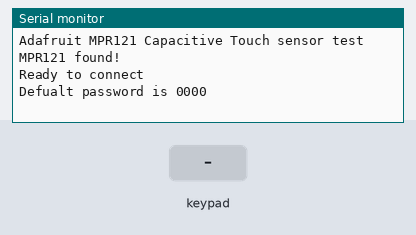
Recording of a sketch running on a simulated Arduino Leonardo, built with avr-gcc and run on an emulated ATmega32U4. On the bench: the last lines printed to the serial monitor. Inputs (shaded band) come from the test bench.

Above: at 1.2 s.
1.3 s: key '0' pressed
At 2.6 s:
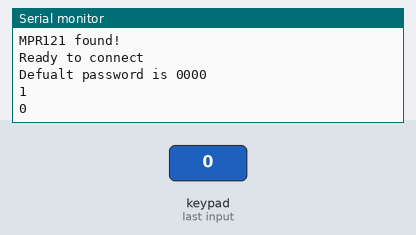
2.9 s: keypad keys 1 2 3 4 pressed 0.4 s apart
At 5.0 s:
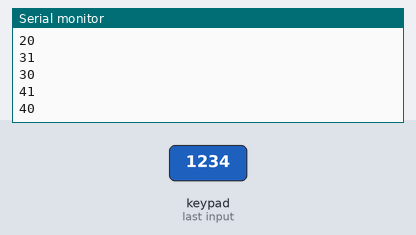
6.0 s: key '5' pressed
At 6.5 s:
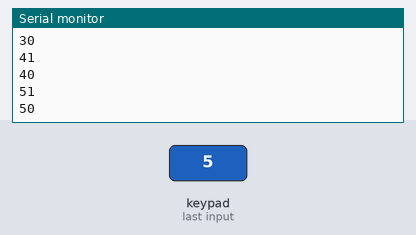
7.5 s: keypad keys 1 2 3 4 A pressed 0.4 s apart
At 10.1 s:
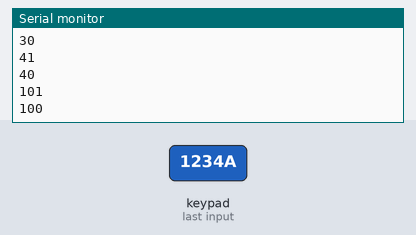
Timing chart, 0 to 11.6 s (numbered marks = the images above; inputs shaded):
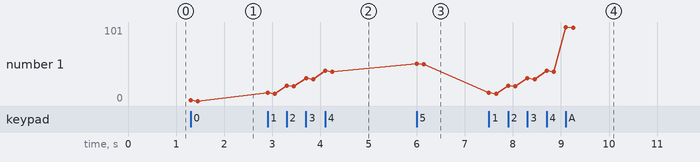

Measured:
- after the input at 1.3 s, the serial monitor: prints a new line at once (image 1)
- after the input at 2.9 s, the serial monitor: prints a new line at once (image 2)
- after the input at 6.0 s, the serial monitor: prints a new line at once (image 3)
- after the input at 7.5 s, the serial monitor: prints a new line at once (image 4)
- plotted number 1: 0 → 40 after the input at 2.9 s, 40 → 50 after the input at 6.0 s, 50 → 100 after the input at 7.5 s

The sketch:

testcar.ino
```cpp
#include <Wire.h>
#include "Adafruit_MPR121.h"
#include <SoftwareSerial.h>

#ifndef _BV
#define _BV(bit) (1 << (bit))
#endif

// You can have up to 4 on one i2c bus but one is enough for testing!
Adafruit_MPR121 cap = Adafruit_MPR121();

// Keeps track of the last pins touched
// so we know when buttons are 'released'
uint16_t lasttouched = 0;
uint16_t currtouched = 0;

SoftwareSerial ble(10, 11); // RX, TX

int flag = 0;

void setup() {
  Serial.begin(9600);
  ble.begin(38400);

  while (!Serial) { // needed to keep leonardo/micro from starting too fast!
    delay(10);
  }

  Serial.println("Adafruit MPR121 Capacitive Touch sensor test");

  // Default address is 0x5A, if tied to 3.3V its 0x5B
  // If tied to SDA its 0x5C and if SCL then 0x5D
  if (!cap.begin(0x5A)) {
    Serial.println("MPR121 not found, check wiring?");
    while (1);
  }
  Serial.println("MPR121 found!");

  Serial.println("Ready to connect\nDefualt password is 0000");
}

void loop() {
  // Get the currently touched pads
  currtouched = cap.touched();

  for (uint8_t i=0; i<12; i++) {
    // it if *is* touched and *wasnt* touched before, alert!
    if ((currtouched & _BV(i)) && !(lasttouched & _BV(i)) ) {
      ble.write(i*10+1);
      Serial.println(i*10+1);
      delay(50);
      // Serial.print(i); Serial.println(" touched");
    }
    // if it *was* touched and now *isnt*, alert!
    if (!(currtouched & _BV(i)) && (lasttouched & _BV(i)) ) {
      ble.write(i*10+0);
      Serial.println(i*10+0);
      delay(50);
      // Serial.print(i); Serial.println(" released");
    }
  }

  // reset our state
  lasttouched = currtouched;

  // comment out this line for detailed data from the sensor!
  return;

  // debugging info, what
  Serial.print("\t\t\t\t\t\t\t\t\t\t\t\t\t 0x"); Serial.println(cap.touched(), HEX);
  Serial.print("Filt: ");
  for (uint8_t i=0; i<12; i++) {
    Serial.print(cap.filteredData(i)); Serial.print("\t");
  }
  Serial.println();
  Serial.print("Base: ");
  for (uint8_t i=0; i<12; i++) {
    Serial.print(cap.baselineData(i)); Serial.print("\t");
  }
  Serial.println();

  // put a delay so it isn't overwhelming
  delay(200);
}
```
